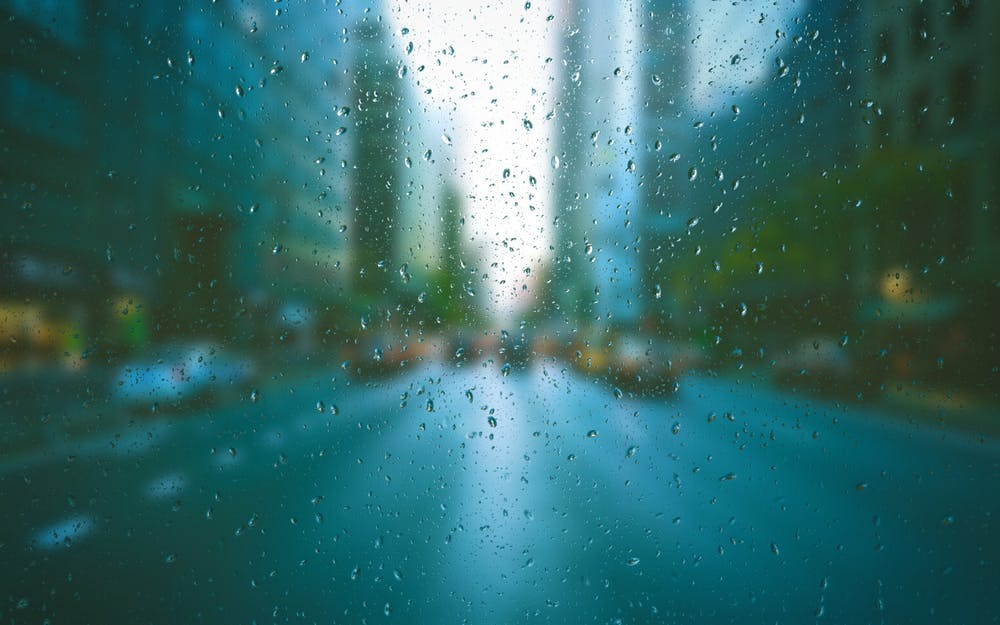
#> input picture Atest/0.jpg, 1000 x 625 px
$ python -i opencv.py   (imports and definitions only)
#> lines starting #> are read from the running program, lines starting #| are printed output that depends on the picture
import cv2
import numpy as np
import random,math
# 几何变换 geometrical

# 缩放
def resize(img,size):
    return cv2.resize(img,size)
# [14 lines left out: functions rescale, randomCrop, not called in this run]
# flip
def herizontal_flip(img):
    return cv2.flip(img,1)
def vertical_flip(img):
    return cv2.flip(img,0)
# shift
# [30 lines left out: functions shift, rotate, affine, not called in this run]
def randomAffine(img):
    pass
# perspective
# [6 lines left out: function perspective, not called in this run]
def randomPerspective(img):
    pass
# 环形图像展开成为长条形
# [67 lines left out: functions get_huan_by_circle, adjust_hue, adjust_lightness, adjust_saturation, gamma_trans, PCA_Jittering and 1 more, not called in this run]
# adjust resolution


# blur
def motion_blur(image, degree=12, angle=45):
    image = np.array(image)
    # 这里生成任意角度的运动模糊kernel的矩阵， degree越大，模糊程度越高
    M = cv2.getRotationMatrix2D((degree / 2, degree / 2), angle, 1)
    motion_blur_kernel = np.diag(np.ones(degree))
    motion_blur_kernel = cv2.warpAffine(motion_blur_kernel, M, (degree, degree))

    motion_blur_kernel = motion_blur_kernel / degree
    blurred = cv2.filter2D(image, -1, motion_blur_kernel)
    # convert to uint8
    cv2.normalize(blurred, blurred, 0, 255, cv2.NORM_MINMAX)
    blurred = np.array(blurred, dtype=np.uint8)
    return blurred

def guassion_blur(img,kernel_size=(3,3),sigmaX=0,sigmaY=0):
    img=cv2.GaussianBlur(img,kernel_size=kernel_size,sigmaX=sigmaX,sigmaY=sigmaY)
    return img

# noise
# [34 lines left out: functions sp_noise, gaussion_noise, not called in this run]
# random color

# randome **

>>> import cv2
>>> picture = cv2.imread('../../../Atest/0.jpg')
#> picture is the input picture: shape (625, 1000, 3); mean B, G, R 106.6, 106.8, 54.6
>>> result = motion_blur(picture)
#> in motion_blur, `blurred = cv2.filter2D(image, -1, motion_blur_kernel)`:
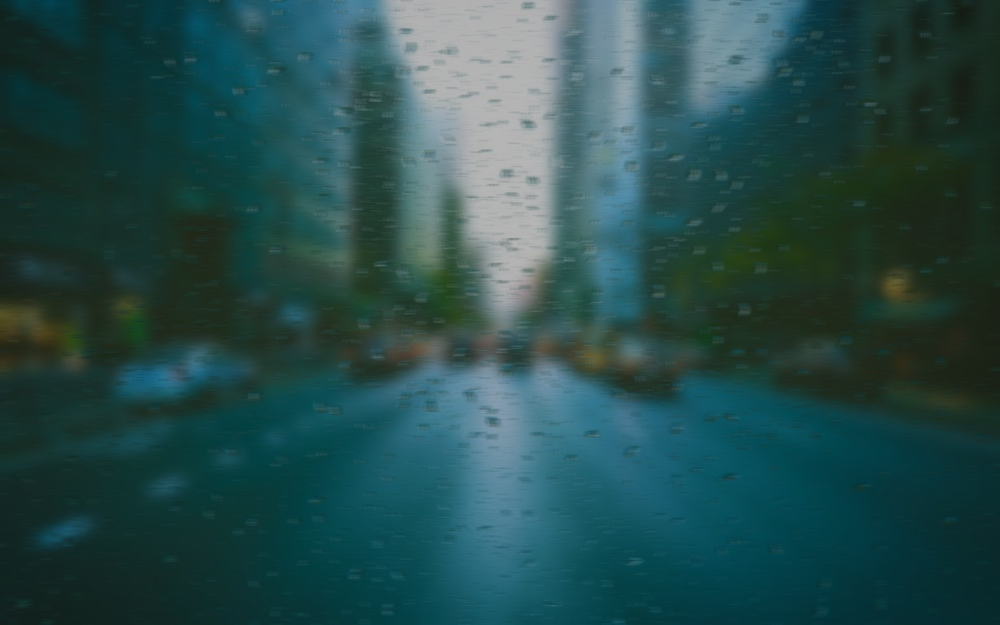
#> blurred: shape (625, 1000, 3); mean B, G, R 76, 76.2, 39
